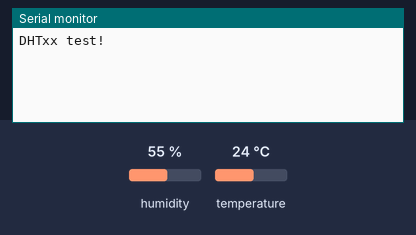
Simulated run of this sketch. Board: Particle Photon. Shown: the last lines printed to the serial monitor. Inputs (shaded band) come from the test bench; at power-on: humidity 55 %, temperature 24 °C. The local clock reads 2024-03-15 10:24:30 at power-on unless the sketch sets it.

Above: at 6.2 s.
6.3 s: humidity set to 22 %
At 16.4 s:
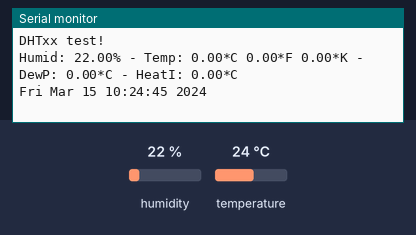
21.3 s: humidity set to 40 %
At 26.2 s:
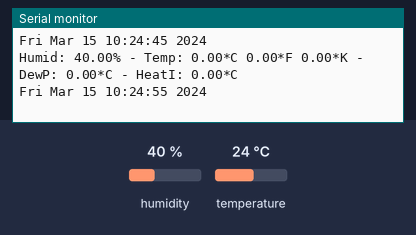

Measured:
- after the input at 6.3 s, the serial monitor: prints a new line after 8.7 s (image 1)
- after the input at 21.3 s, the serial monitor: prints a new line after 3.7 s (image 2)

The sketch:

dht.ino
```cpp
#include "Adafruit_DHT.h"

// Example testing sketch for various DHT humidity/temperature sensors
// Written by ladyada, public domain

#define DHTPIN 5     // what pin we're connected to

// Uncomment whatever type you're using!
//#define DHTTYPE DHT11		// DHT 11
#define DHTTYPE DHT22		// DHT 22 (AM2302)
//#define DHTTYPE DHT21		// DHT 21 (AM2301)

// Connect pin 1 (on the left) of the sensor to +5V
// Connect pin 2 of the sensor to whatever your DHTPIN is
// Connect pin 4 (on the right) of the sensor to GROUND
// Connect a 10K resistor from pin 2 (data) to pin 1 (power) of the sensor
double tempF = 0;
double humiH = 0;

DHT dht(DHTPIN, DHTTYPE);

void setup() {
	Serial.begin(9600);
	Serial.println("DHTxx test!");
	Particle.variable("temp", tempF);
	Particle.variable("humi", humiH );


	dht.begin();
	delay(5000);
}

void loop() {
// Wait a few seconds between measurements.
	delay(10000);

// Reading temperature or humidity takes about 250 milliseconds!
// Sensor readings may also be up to 2 seconds 'old' (its a
// very slow sensor)
	float h = dht.getHumidity();
// Read temperature as Celsius
	float t = dht.getTempCelcius();
// Read temperature as Farenheit
	float f = dht.getTempFarenheit();

	tempF = f;
	humiH = h;

// Check if any reads failed and exit early (to try again).
	if (isnan(h) || isnan(t) || isnan(f)) {
		Serial.println("Failed to read from DHT sensor!");
		return;
	}

// Compute heat index
// Must send in temp in Fahrenheit!
	float hi = dht.getHeatIndex();
	float dp = dht.getDewPoint();
	float k = dht.getTempKelvin();

	Serial.print("Humid: ");
	Serial.print(h);
	Serial.print("% - ");
	Serial.print("Temp: ");
	Serial.print(t);
	Serial.print("*C ");
	Serial.print(f);
	Serial.print("*F ");
	Serial.print(k);
	Serial.print("*K - ");
	Serial.print("DewP: ");
	Serial.print(dp);
	Serial.print("*C - ");
	Serial.print("HeatI: ");
	Serial.print(hi);
	Serial.println("*C");
	Serial.println(Time.timeStr());
	Particle.publish("readings", String::format("{\"Hum(\%)\": %4.2f, \"Temp(°C)\": %4.2f, \"DP(°C)\": %4.2f, \"HI(°C)\": %4.2f}", h, t, dp, hi));
}
```
